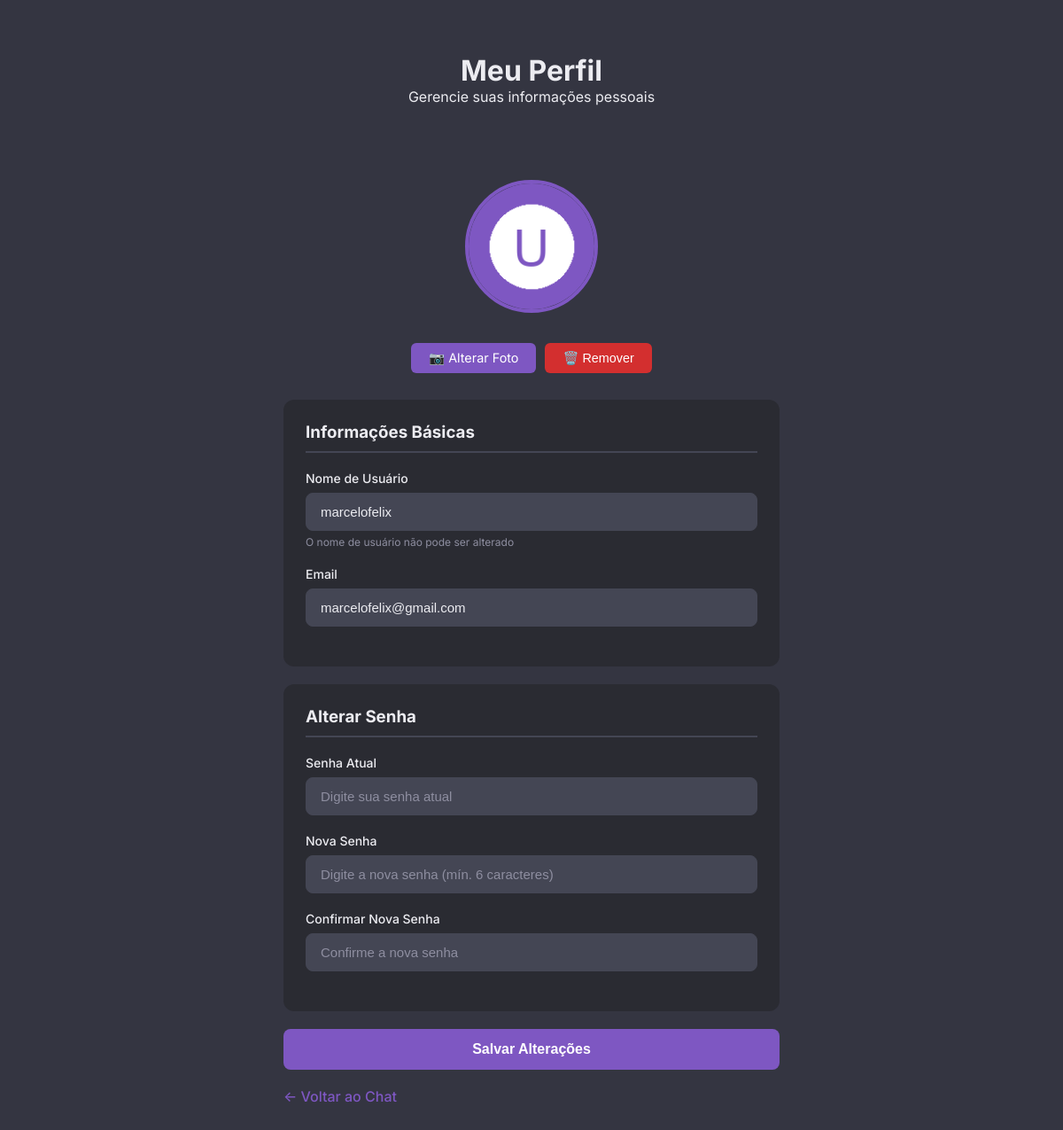
Screenshot of /profile (signed in) with the database file from the repository.
### src/models.py (models this page shows, shortened)
class User(UserMixin, db.Model):
    __tablename__ = 'users'
    id = db.Column(db.Integer, primary_key=True)
    username = db.Column(db.String(80), unique=True, nullable=False)
    email = db.Column(db.String(120), unique=True, nullable=False)
    password_hash = db.Column(db.String(200), nullable=False)
    profile_picture = db.Column(db.String(200), default='default_avatar.png')  # NOVO
    created_at = db.Column(db.DateTime, default=datetime.utcnow)
    reports = db.relationship('Report', backref='user', lazy=True, cascade='all, delete-orphan')

### routes/profile_routes.py (the view)
@routes.route('/profile')
@login_required
def profile():
    return render_template('profile.html', user=current_user)

### templates/profile.html (shortened to what this page needs)
<!DOCTYPE html>
<html lang="pt-BR">
<head>
    <link rel="stylesheet" href="{{ url_for('static', filename='style.css') }}">
</head>
<body>
    <div class="profile-container">
        <header class="profile-header">
            <h1>Meu Perfil</h1>
            <p>Gerencie suas informações pessoais</p>
        </header>
        <div id="message"></div>
        <div class="avatar-section">
            <img
                id="avatar-preview"
                class="avatar-preview"
                src="{{ url_for('static', filename='uploads/avatars/' + user.profile_picture) }}"
                alt="Foto de perfil"
                data-default-src="{{ url_for('static', filename='uploads/avatars/default_avatar.png') }}"
            >
            <div class="avatar-buttons">
                <label for="file-upload" class="btn-upload">
                    📷 Alterar Foto
                </label>
                <button class="btn-delete" onclick="deleteProfilePicture()">🗑️ Remover</button>
            </div>
        </div>
        <form id="profile-form" enctype="multipart/form-data">
            <div class="form-section">
                <h3>Informações Básicas</h3>
                <div class="form-group">
                    <label for="username">Nome de Usuário</label>
                    <input type="text" id="username" value="{{ user.username }}" disabled>
                    <small>O nome de usuário não pode ser alterado</small>
                </div>
                <div class="form-group">
                    <label for="email">Email</label>
                    <input type="email" id="email" name="email" value="{{ user.email }}" required>
                </div>
            </div>
            <div class="form-section">
                <h3>Alterar Senha</h3>
                <div class="form-group">
                    <label for="current_password">Senha Atual</label>
                    <input type="password" id="current_password" name="current_password"
                           placeholder="Digite sua senha atual">
                </div>
                <div class="form-group">
                    <label for="new_password">Nova Senha</label>
                    <input type="password" id="new_password" name="new_password"
                           placeholder="Digite a nova senha (mín. 6 caracteres)" minlength="6">
                </div>
                <div class="form-group">
                    <label for="confirm_password">Confirmar Nova Senha</label>
                    <input type="password" id="confirm_password"
                           placeholder="Confirme a nova senha">
                </div>
            </div>
            <button type="submit" class="submit-button">Salvar Alterações</button>
        </form>
        <a href="/" class="back-link">← Voltar ao Chat</a>
    </div>
</body>
</html>

### static/style.css (style rules this page uses)
* { margin: 0; padding: 0; box-sizing: border-box; }
:root { --bg-primary: #343541; --bg-secondary: #2a2b32; --bg-tertiary: #444654; --text-primary: #ececf1; --text-secondary: #8e8ea0; --accent-purple: #7e57c2; --accent-green: #19c37d; --accent-red: #d32f2f; --accent-yellow: #fbc02d; }
body { font-family: 'Inter', -apple-system, BlinkMacSystemFont, 'Segoe UI', sans-serif; margin: 0; padding: 0; background-color: var(--bg-primary); color: var(--text-primary); overflow-x: hidden; }
.form-group { margin-bottom: 20px; }
.form-group label { display: block; color: var(--text-primary); margin-bottom: 8px; font-size: 14px; font-weight: 500; }
.form-group input, .form-group select { width: 100%; padding: 12px 16px; background-color: var(--bg-tertiary); border: 1px solid var(--bg-tertiary); border-radius: 8px; color: var(--text-primary); font-size: 15px; outline: none; }
.form-group input::placeholder { color: var(--text-secondary); }
.form-group small { display: block; color: var(--text-secondary); font-size: 12px; margin-top: 5px; }
.submit-button { width: 100%; padding: 14px; background-color: var(--accent-purple); border: none; border-radius: 8px; color: white; font-size: 16px; font-weight: 600; cursor: pointer; transition: opacity 0.2s; }
.back-link { display: inline-block; margin-top: 20px; color: var(--accent-purple); text-decoration: none; font-weight: 500; }
#message { padding: 12px; border-radius: 6px; margin-bottom: 20px; text-align: center; }
.btn-delete { background: var(--accent-red); color: white; }
.profile-container { max-width: 600px; margin: 40px auto; padding: 20px; }
.profile-header { text-align: center; margin-bottom: 40px; }
.avatar-section { text-align: center; margin-bottom: 30px; }
.avatar-preview { width: 150px; height: 150px; border-radius: 50%; object-fit: cover; border: 4px solid var(--accent-purple); margin-bottom: 15px; }
.avatar-buttons { display: flex; gap: 10px; justify-content: center; margin-top: 15px; }
.btn-upload { background: var(--accent-purple); color: white; padding: 8px 20px; border: none; border-radius: 6px; cursor: pointer; font-size: 0.9rem; }
.btn-delete { background: var(--accent-red); color: white; padding: 8px 20px; border: none; border-radius: 6px; cursor: pointer; font-size: 0.9rem; }
.form-section { background: var(--bg-secondary); padding: 25px; border-radius: 12px; margin-bottom: 20px; }
.form-section h3 { color: var(--text-primary); margin-bottom: 20px; border-bottom: 2px solid var(--bg-tertiary); padding-bottom: 10px; }

### rows the page displays
User: profile_picture (placeholder picture), username "marcelofelix", email "marcelofelix@gmail.com"
